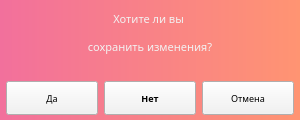
<?xml version="1.0" encoding="UTF-8"?>
<ui version="4.0">
 <class>AboutQuit</class>
 <widget class="QWidget" name="AboutQuit">
  <property name="windowModality">
   <enum>Qt::NonModal</enum>
  </property>
  <property name="geometry">
   <rect>
    <x>0</x>
    <y>0</y>
    <width>300</width>
    <height>120</height>
   </rect>
  </property>
  <property name="minimumSize">
   <size>
    <width>300</width>
    <height>120</height>
   </size>
  </property>
  <property name="maximumSize">
   <size>
    <width>300</width>
    <height>120</height>
   </size>
  </property>
  <property name="focusPolicy">
   <enum>Qt::StrongFocus</enum>
  </property>
  <property name="windowTitle">
   <string>Сохранить заметку?</string>
  </property>
  <property name="styleSheet">
   <string notr="true">background-color: rgb(255, 255, 255);
border-color: rgb(0, 0, 0);</string>
  </property>
  <widget class="QWidget" name="verticalWidget" native="true">
   <property name="geometry">
    <rect>
     <x>0</x>
     <y>0</y>
     <width>300</width>
     <height>120</height>
    </rect>
   </property>
   <property name="minimumSize">
    <size>
     <width>300</width>
     <height>120</height>
    </size>
   </property>
   <property name="maximumSize">
    <size>
     <width>300</width>
     <height>120</height>
    </size>
   </property>
   <property name="mouseTracking">
    <bool>true</bool>
   </property>
   <property name="focusPolicy">
    <enum>Qt::NoFocus</enum>
   </property>
   <property name="styleSheet">
    <string notr="true">background-color: qlineargradient(spread:pad, x1:0, y1:0.5, x2:1, y2:0.5, stop:0 rgba(29, 151, 108, 255), stop:1 rgba(147, 249, 185, 255));
background-color: qlineargradient(spread:pad, x1:0, y1:1, x2:1, y2:1, stop:0 rgba(242, 112, 156, 255), stop:1 rgba(255, 148, 114, 255));</string>
   </property>
   <layout class="QVBoxLayout" name="verticalLayout">
    <item>
     <widget class="QLabel" name="label">
      <property name="palette">
       <palette>
        <active>
         <colorrole role="WindowText">
          <brush brushstyle="SolidPattern">
           <color alpha="255">
            <red>242</red>
            <green>242</green>
            <blue>242</blue>
           </color>
          </brush>
         </colorrole>
         <colorrole role="Button">
          <brush brushstyle="LinearGradientPattern">
           <gradient startx="0.000000000000000" starty="1.000000000000000" endx="1.000000000000000" endy="1.000000000000000" type="LinearGradient" spread="PadSpread" coordinatemode="ObjectBoundingMode">
            <gradientstop position="0.000000000000000">
             <color alpha="255">
              <red>242</red>
              <green>112</green>
              <blue>156</blue>
             </color>
            </gradientstop>
            <gradientstop position="1.000000000000000">
             <color alpha="255">
              <red>255</red>
              <green>148</green>
              <blue>114</blue>
             </color>
            </gradientstop>
           </gradient>
          </brush>
         </colorrole>
         <colorrole role="Base">
          <brush brushstyle="LinearGradientPattern">
           <gradient startx="0.000000000000000" starty="1.000000000000000" endx="1.000000000000000" endy="1.000000000000000" type="LinearGradient" spread="PadSpread" coordinatemode="ObjectBoundingMode">
            <gradientstop position="0.000000000000000">
             <color alpha="255">
              <red>242</red>
              <green>112</green>
              <blue>156</blue>
             </color>
            </gradientstop>
            <gradientstop position="1.000000000000000">
             <color alpha="255">
              <red>255</red>
              <green>148</green>
              <blue>114</blue>
             </color>
            </gradientstop>
           </gradient>
          </brush>
         </colorrole>
         <colorrole role="Window">
          <brush brushstyle="LinearGradientPattern">
           <gradient startx="0.000000000000000" starty="1.000000000000000" endx="1.000000000000000" endy="1.000000000000000" type="LinearGradient" spread="PadSpread" coordinatemode="ObjectBoundingMode">
            <gradientstop position="0.000000000000000">
             <color alpha="255">
              <red>242</red>
              <green>112</green>
              <blue>156</blue>
             </color>
            </gradientstop>
            <gradientstop position="1.000000000000000">
             <color alpha="255">
              <red>255</red>
              <green>148</green>
              <blue>114</blue>
             </color>
            </gradientstop>
           </gradient>
          </brush>
         </colorrole>
        </active>
        <inactive>
         <colorrole role="WindowText">
          <brush brushstyle="SolidPattern">
           <color alpha="255">
            <red>242</red>
            <green>242</green>
            <blue>242</blue>
           </color>
          </brush>
         </colorrole>
         <colorrole role="Button">
          <brush brushstyle="LinearGradientPattern">
           <gradient startx="0.000000000000000" starty="1.000000000000000" endx="1.000000000000000" endy="1.000000000000000" type="LinearGradient" spread="PadSpread" coordinatemode="ObjectBoundingMode">
            <gradientstop position="0.000000000000000">
             <color alpha="255">
              <red>242</red>
              <green>112</green>
              <blue>156</blue>
             </color>
            </gradientstop>
            <gradientstop position="1.000000000000000">
             <color alpha="255">
              <red>255</red>
              <green>148</green>
              <blue>114</blue>
             </color>
            </gradientstop>
           </gradient>
          </brush>
         </colorrole>
         <colorrole role="Base">
          <brush brushstyle="LinearGradientPattern">
           <gradient startx="0.000000000000000" starty="1.000000000000000" endx="1.000000000000000" endy="1.000000000000000" type="LinearGradient" spread="PadSpread" coordinatemode="ObjectBoundingMode">
            <gradientstop position="0.000000000000000">
             <color alpha="255">
              <red>242</red>
              <green>112</green>
              <blue>156</blue>
             </color>
            </gradientstop>
            <gradientstop position="1.000000000000000">
             <color alpha="255">
              <red>255</red>
              <green>148</green>
              <blue>114</blue>
             </color>
            </gradientstop>
           </gradient>
          </brush>
         </colorrole>
         <colorrole role="Window">
          <brush brushstyle="LinearGradientPattern">
           <gradient startx="0.000000000000000" starty="1.000000000000000" endx="1.000000000000000" endy="1.000000000000000" type="LinearGradient" spread="PadSpread" coordinatemode="ObjectBoundingMode">
            <gradientstop position="0.000000000000000">
             <color alpha="255">
              <red>242</red>
              <green>112</green>
              <blue>156</blue>
             </color>
            </gradientstop>
            <gradientstop position="1.000000000000000">
             <color alpha="255">
              <red>255</red>
              <green>148</green>
              <blue>114</blue>
             </color>
            </gradientstop>
           </gradient>
          </brush>
         </colorrole>
        </inactive>
        <disabled>
         <colorrole role="WindowText">
          <brush brushstyle="SolidPattern">
           <color alpha="255">
            <red>120</red>
            <green>120</green>
            <blue>120</blue>
           </color>
          </brush>
         </colorrole>
         <colorrole role="Button">
          <brush brushstyle="LinearGradientPattern">
           <gradient startx="0.000000000000000" starty="1.000000000000000" endx="1.000000000000000" endy="1.000000000000000" type="LinearGradient" spread="PadSpread" coordinatemode="ObjectBoundingMode">
            <gradientstop position="0.000000000000000">
             <color alpha="255">
              <red>242</red>
              <green>112</green>
              <blue>156</blue>
             </color>
            </gradientstop>
            <gradientstop position="1.000000000000000">
             <color alpha="255">
              <red>255</red>
              <green>148</green>
              <blue>114</blue>
             </color>
            </gradientstop>
           </gradient>
          </brush>
         </colorrole>
         <colorrole role="Base">
          <brush brushstyle="LinearGradientPattern">
           <gradient startx="0.000000000000000" starty="1.000000000000000" endx="1.000000000000000" endy="1.000000000000000" type="LinearGradient" spread="PadSpread" coordinatemode="ObjectBoundingMode">
            <gradientstop position="0.000000000000000">
             <color alpha="255">
              <red>242</red>
              <green>112</green>
              <blue>156</blue>
             </color>
            </gradientstop>
            <gradientstop position="1.000000000000000">
             <color alpha="255">
              <red>255</red>
              <green>148</green>
              <blue>114</blue>
             </color>
            </gradientstop>
           </gradient>
          </brush>
         </colorrole>
         <colorrole role="Window">
          <brush brushstyle="LinearGradientPattern">
           <gradient startx="0.000000000000000" starty="1.000000000000000" endx="1.000000000000000" endy="1.000000000000000" type="LinearGradient" spread="PadSpread" coordinatemode="ObjectBoundingMode">
            <gradientstop position="0.000000000000000">
             <color alpha="255">
              <red>242</red>
              <green>112</green>
              <blue>156</blue>
             </color>
            </gradientstop>
            <gradientstop position="1.000000000000000">
             <color alpha="255">
              <red>255</red>
              <green>148</green>
              <blue>114</blue>
             </color>
            </gradientstop>
           </gradient>
          </brush>
         </colorrole>
        </disabled>
       </palette>
      </property>
      <property name="font">
       <font>
        <family>ObelixPro</family>
        <pointsize>8</pointsize>
       </font>
      </property>
      <property name="mouseTracking">
       <bool>false</bool>
      </property>
      <property name="text">
       <string>&lt;html&gt;&lt;head/&gt;&lt;body&gt;&lt;p&gt;Хотите ли вы &lt;/p&gt;&lt;p&gt;сохранить изменения?&lt;/p&gt;&lt;/body&gt;&lt;/html&gt;</string>
      </property>
      <property name="scaledContents">
       <bool>false</bool>
      </property>
      <property name="alignment">
       <set>Qt::AlignCenter</set>
      </property>
      <property name="margin">
       <number>4</number>
      </property>
     </widget>
    </item>
    <item>
     <widget class="QWidget" name="horizontalWidget" native="true">
      <property name="sizePolicy">
       <sizepolicy hsizetype="Minimum" vsizetype="Fixed">
        <horstretch>0</horstretch>
        <verstretch>0</verstretch>
       </sizepolicy>
      </property>
      <property name="minimumSize">
       <size>
        <width>180</width>
        <height>48</height>
       </size>
      </property>
      <layout class="QHBoxLayout" name="horizontalLayout">
       <property name="spacing">
        <number>6</number>
       </property>
       <property name="leftMargin">
        <number>6</number>
       </property>
       <property name="rightMargin">
        <number>6</number>
       </property>
       <property name="bottomMargin">
        <number>5</number>
       </property>
       <item>
        <widget class="QPushButton" name="saveButton">
         <property name="sizePolicy">
          <sizepolicy hsizetype="Preferred" vsizetype="Preferred">
           <horstretch>0</horstretch>
           <verstretch>0</verstretch>
          </sizepolicy>
         </property>
         <property name="font">
          <font>
           <family>ObelixPro</family>
           <pointsize>7</pointsize>
          </font>
         </property>
         <property name="styleSheet">
          <string notr="true">background-color: rgba(242, 242, 242, 242);
</string>
         </property>
         <property name="text">
          <string>Да</string>
         </property>
         <property name="shortcut">
          <string>Return</string>
         </property>
         <property name="default">
          <bool>false</bool>
         </property>
        </widget>
       </item>
       <item>
        <widget class="QPushButton" name="deleteButton">
         <property name="sizePolicy">
          <sizepolicy hsizetype="Preferred" vsizetype="Preferred">
           <horstretch>0</horstretch>
           <verstretch>0</verstretch>
          </sizepolicy>
         </property>
         <property name="font">
          <font>
           <family>ObelixPro</family>
           <pointsize>7</pointsize>
           <weight>75</weight>
           <bold>true</bold>
          </font>
         </property>
         <property name="styleSheet">
          <string notr="true">background-color: rgba(242, 242, 242, 242);
</string>
         </property>
         <property name="text">
          <string>Нет</string>
         </property>
         <property name="shortcut">
          <string>Esc</string>
         </property>
        </widget>
       </item>
       <item>
        <widget class="QPushButton" name="cancelButton">
         <property name="sizePolicy">
          <sizepolicy hsizetype="Preferred" vsizetype="Preferred">
           <horstretch>0</horstretch>
           <verstretch>0</verstretch>
          </sizepolicy>
         </property>
         <property name="font">
          <font>
           <family>ObelixPro</family>
           <pointsize>7</pointsize>
          </font>
         </property>
         <property name="styleSheet">
          <string notr="true">background-color: rgba(242, 242, 242, 242);
</string>
         </property>
         <property name="text">
          <string>Отмена</string>
         </property>
         <property name="shortcut">
          <string>Ctrl+Q</string>
         </property>
         <property name="default">
          <bool>false</bool>
         </property>
        </widget>
       </item>
      </layout>
     </widget>
    </item>
   </layout>
  </widget>
 </widget>
 <resources/>
 <connections/>
</ui>
